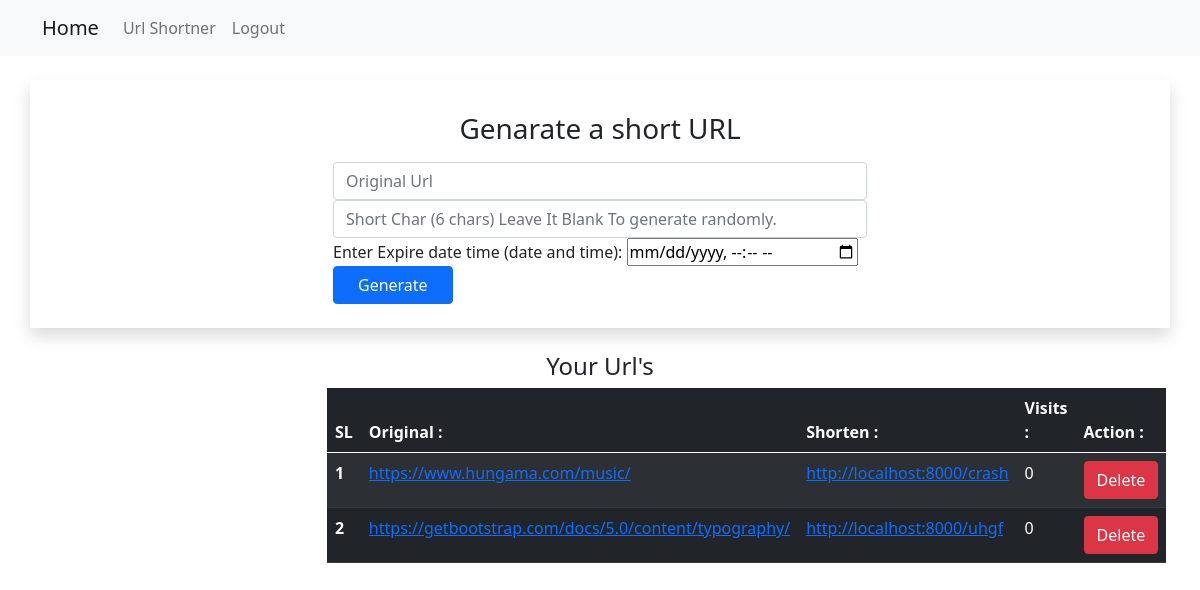
Page /shortner/ (signed in) on the committed database.
### shortner/models.py (models this page shows)
class ShortUrl(models.Model):
    original_url = models.URLField(blank=False)
    short_query = models.CharField(blank=False, max_length=8)
    visits = models.IntegerField(default=0)
    user = models.ForeignKey(User, on_delete=models.CASCADE)
    date = models.DateTimeField(default=datetime.now, blank=True)
    expire_date = models.DateTimeField(default='', blank=True, null=True)

### shortner/views.py (the view)
# urls.py: path('shortner/', views.shortner, name="shortner"),
@login_required(login_url='/login/')
def shortner(request):
    usr = request.user
    urls = ShortUrl.objects.filter(user=usr)
    return render(request, 'shortner/shortner.html', {'urls': urls})

### shortner/templates/shortner/shortner.html (shortened to what this page needs)
{% extends 'shortner/base.html'%}
{% block content %}
<div class="container shadow p-4">
    <div class="row">
        <div class="col-12 text-center py-2">
            <h3>Genarate a short URL</h3>
        </div>
        <div class="col-10 col-sm-10 col-md-6 mx-auto">
            <form action="{% url 'generate' %}" method="POST">
                <div class="form-group">
                    <input type="url" name="original" class="form-control" placeholder="Original Url">
                </div>
                <div class="form-group">
                    <div class="input-group-prepend">
                        <input type="text" name="short" class="form-control"
                            placeholder="Short Char (6 chars) Leave It Blank To generate randomly." maxlength="6"
                            id="short">
                    </div>
                </div>
                <div class="form-group">
                    <label for="time">Enter Expire date time (date and time):</label>
                    <input type="datetime-local" id="time" name="time">
                </div>
                <div class="form-group">
                    <input type="submit" class="btn btn-primary px-4" value="Generate">
                </div>
            </form>
        </div>
    </div>
</div>
<div class="container my-4">
    <div class="row">
        <div class="col-12 text-center">
            <h4>Your Url's</h4>
        </div>
    </div>
    <div class="row justify-content-between">
        <div class="col-10 col-sm-10 col-md-6 mb-2 mx-auto">
            <table class="table table-dark table-striped">
                <thead>
                    <tr>
                        <th scope="col">SL</th>
                        <th scope="col">Original :</th>
                        <th scope="col">Shorten :</th>
                        <th scope="col">Visits :</th>
                        <th scope="col">Action :</th>
                    </tr>
                </thead>
                <tbody>
                    {% for u in urls %}
                    <tr>
                        <th scope="row">{{forloop.counter}}</th>
                        <td><a href="{{ u.original_url }}" target="_blank" class="">{{ u.original_url }}</a></td>
                        <td><a href="http://localhost:8000/{{ u.short_query }}" target="_blank"
                                class="">http://localhost:8000/{{ u.short_query }}</a></td>
                        <td>{{ u.visits }}</td>
                        <td>
                            <form action="{% url 'deleteurl' %}" method="post">
                                <input type="submit" class="btn btn-danger" value="Delete">
                            </form>
                        </td>
                    </tr>
                    {% endfor %}
                </tbody>
            </table>
        </div>
    </div>
</div>
{% endblock %}

### shortner/templates/shortner/base.html (style rules this page uses)
body { font-family: 'Segoe UI', Tahoma, Geneva, Verdana, sans-serif }

### rows in the picture
ShortUrl: original_url "https://www.hungama.com/music/", short_query "crash", visits "0"
ShortUrl: original_url "https://getbootstrap.com/docs/5.0/content/typography/", short_query "uhgf", visits "0"
